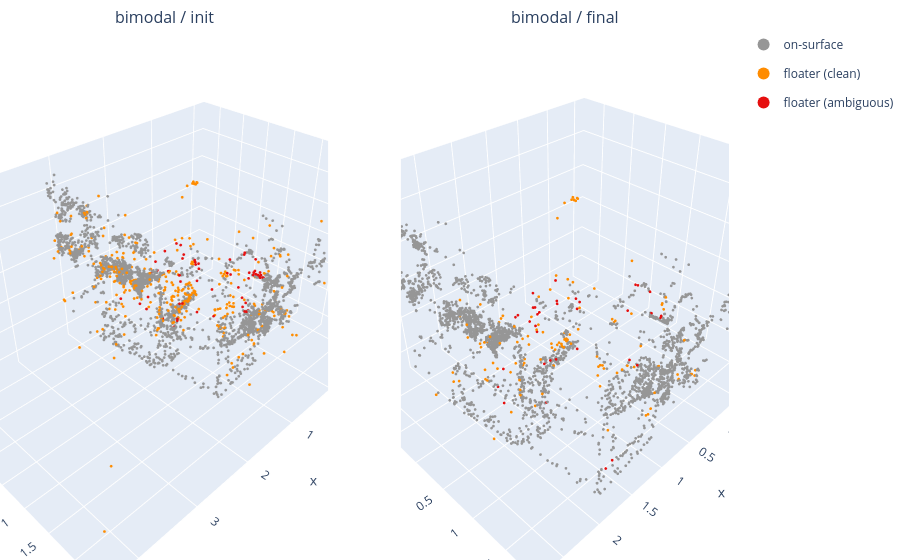

Notebook code for this chart:
### Code cell
def _add_traces(fig, A, tau, row, col, showlegend, size):
    pts, amb = A['points'], A['amb']
    fl = A['dist'] > tau
    groups = [('on-surface', ~fl, COLORS_RGB['surface']),
              ('floater (clean)', fl & ~amb, COLORS_RGB['clean']),
              ('floater (ambiguous)', fl & amb, COLORS_RGB['amb'])]
    for name, mask, color in groups:
        p = pts[mask]
        fig.add_trace(go.Scatter3d(x=p[:,0], y=p[:,1], z=p[:,2], mode='markers',
            marker=dict(size=size, color=color), name=name, legendgroup=name,
            showlegend=showlegend), row=row, col=col)

def _panel_grid(keys, titles, tau, size):
    n = len(keys)
    fig = make_subplots(rows=1, cols=n, specs=[[{'type':'scene'}]*n], subplot_titles=titles)
    for i, k in enumerate(keys):
        _add_traces(fig, arts[k], tau, 1, i+1, showlegend=(i==0), size=size)
    for s in [f'scene{i+1 if i else ""}' for i in range(n)]:
        fig.layout[s].aspectmode = 'data'
    fig.update_layout(height=560, margin=dict(l=0,r=0,t=30,b=0),
                      legend=dict(itemsizing='constant'))
    return fig

def compare_stages(model, tau=TAU, size=1.6):
    keys = [(model,'init'), (model,'final')]
    keys = [k for k in keys if k in arts]
    return _panel_grid(keys, [f'{m} / {s}' for m,s in keys], tau, size)

def compare_models(stage='final', tau=TAU, size=1.6):
    models = sorted({m for (m,s) in arts if s==stage})
    keys = [(m, stage) for m in models]
    return _panel_grid(keys, [f'{m} / {stage}' for m,_ in keys], tau, size)

compare_stages('bimodal').show()
